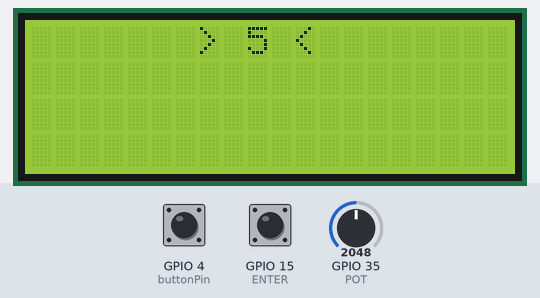
Bench run of a sketch on a simulated ESP32. Parts: 20×4 character LCD. The test bench sets the inputs (shaded band); at power-on: GPIO 4 (buttonPin) HIGH, GPIO 35 (POT) = 2048, GPIO 15 (ENTER) HIGH.

Above: at 1.2 s.
1.3 s: GPIO 4 (buttonPin) pulled LOW for 0.15 s
At 1.6 s:
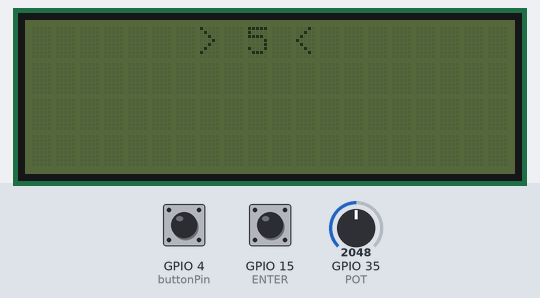
2.0 s: GPIO 35 (POT) set to 1460
At 4.5 s:
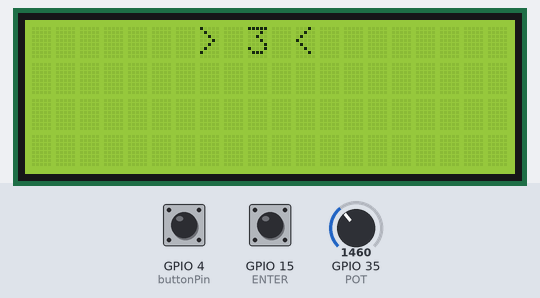
4.9 s: GPIO 15 (ENTER) pulled LOW for 0.15 s
At 5.2 s:
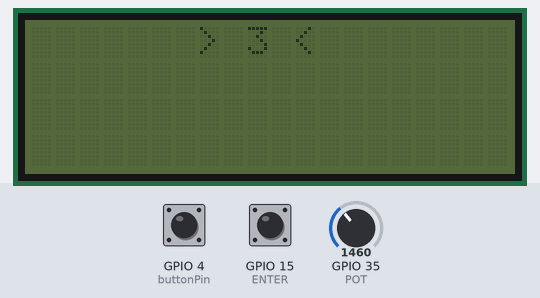
5.6 s: GPIO 35 (POT) set to 1228
At 8.2 s:
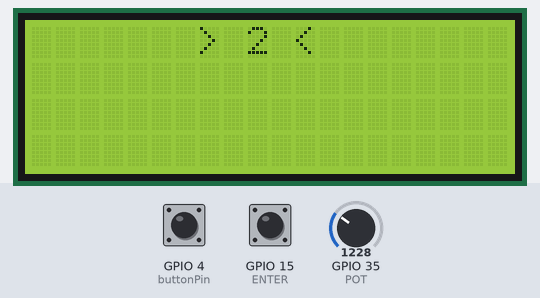
8.5 s: GPIO 4 (buttonPin) pulled LOW for 1 s
At 9.65 s:
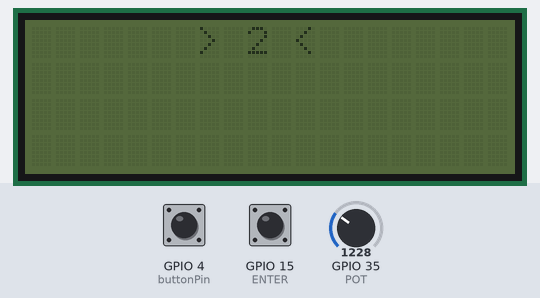
10.1 s: GPIO 15 (ENTER) pulled LOW for 3.2 s
At 13.4 s:
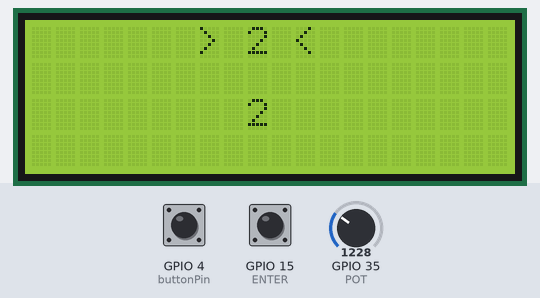
Timing chart, 0 to 14.9 s (numbered marks = the images above; inputs shaded):
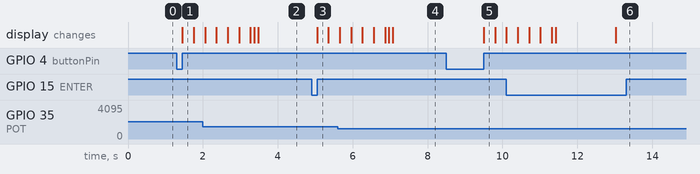

Measured:
- after the input at 1.3 s, the display: changes after 0.15 s (image 1)
- after the input at 2.0 s, the display: first differs from a run without the input after 1.5 s (image 2)
- after the input at 4.9 s, the display: changes after 0.15 s (image 3)
- after the input at 5.6 s, the display: first differs from a run without the input after 1.5 s (image 4)
- after the input at 8.5 s, the display: changes after 1.0 s (image 5)
- after the input at 10.1 s, the display: first differs from a run without the input after 2.9 s (image 6)

The sketch:

control_by_legs_system.ino
```cpp
//---------------------------------- LCD
#include <Wire.h>
#include <LiquidCrystal_I2C.h>
LiquidCrystal_I2C lcd(0x27,20,4);
//----------------------------------
#define POT 35
#define buttonPin 4
#define ENTER 15
//---------------------------------- Variable
int Val;
String sdt;
long Timer;
boolean X;
//---------------------------------- Animation
int i=0;
int j=0;
byte customChar1[] = {
  0x18,
  0x18,
  0x18,
  0x18,
  0x18,
  0x18,
  0x18,
  0x18
};

byte customChar2[] = {
  0x03,
  0x03,
  0x03,
  0x03,
  0x03,
  0x03,
  0x03,
  0x03
};
//------------------------------ SOS
volatile bool buttonPressed = false;

void IRAM_ATTR handleButtonPress() {
  buttonPressed = true;
}
//-------------------------------

void setup() {
  Serial.begin(9600);
  Wire.begin(23,22);
  Boost_LCD();

  pinMode(ENTER,INPUT_PULLUP);
  pinMode(buttonPin, INPUT_PULLUP);

  attachInterrupt(digitalPinToInterrupt(buttonPin), handleButtonPress, RISING);

}

void loop() {
  Show_Number(map(analogRead(POT),0,4096,0,10));
  Enter_Click();
  Timer = millis();
  X = 0;

//----------------------------------- Ngắt ngoài
  if (buttonPressed){
    Check_sdt();
   buttonPressed = false;
  }
}
```

BOOST.ino
```cpp
void Boost_LCD(){
  lcd.init();
  lcd.backlight();
  lcd.clear();
  lcd.createChar(0, customChar1);
  lcd.createChar(1, customChar2);
}

void Show_Number(int num){
 lcd.setCursor(7,0);
 lcd.print(">");
 lcd.setCursor(11,0);
 lcd.print("<");
 lcd.setCursor(9,0);
 lcd.print(num);
}

void String_Concat(){
 Val = map(analogRead(POT),0,4096, 0,10);
 lcd.setCursor(9-sdt.length()/2,2);
 sdt = sdt + String(Val);
 lcd.print(sdt);
 Timer = millis();
}

void Check_sdt(){
  if(sdt.length() >= 9){
    lcd.clear();
    Watting_Calling();
    lcd.clear();
    lcd.setCursor(8,1);
    lcd.print("Call Ok");
    delay(1500);
    lcd.clear();
    lcd.setCursor(9-sdt.length()/2,2);
    lcd.print(sdt);
    Timer = millis();
  }
  else
  {
   for(int i = 0; i < 10; i++){
    lcd.noBacklight();
    delay(100);
    lcd.backlight();
    delay(100);
   }
   Timer = millis();
  }
}
```

Func.ino
```cpp
void Enter_Click(){
  while(digitalRead(ENTER) == 0){
    if(digitalRead(ENTER) == 1 and X == 0){ Check_sdt(); }
    if(millis() - Timer >= 1500){ X = 1; String_Concat(); }
  }
}

void Watting_Calling(){
    for(int z = 0; z < 100; z++){
    lcd.clear();
    lcd.setCursor(6,0);
    lcd.print("CALLING");
    lcd.setCursor(i,2);
    lcd.write(0);
    lcd.setCursor(i,3);
    lcd.write(0);
    delay(50);
    lcd.clear();
    lcd.setCursor(6,0);
    lcd.print("CALLING");
    lcd.setCursor(i,2);
    lcd.write(1);
    lcd.setCursor(i,3);
    lcd.write(1);
    delay(50);
    lcd.clear();
    i++;
    if(i==20){
    i=0;}
    }
}
```
